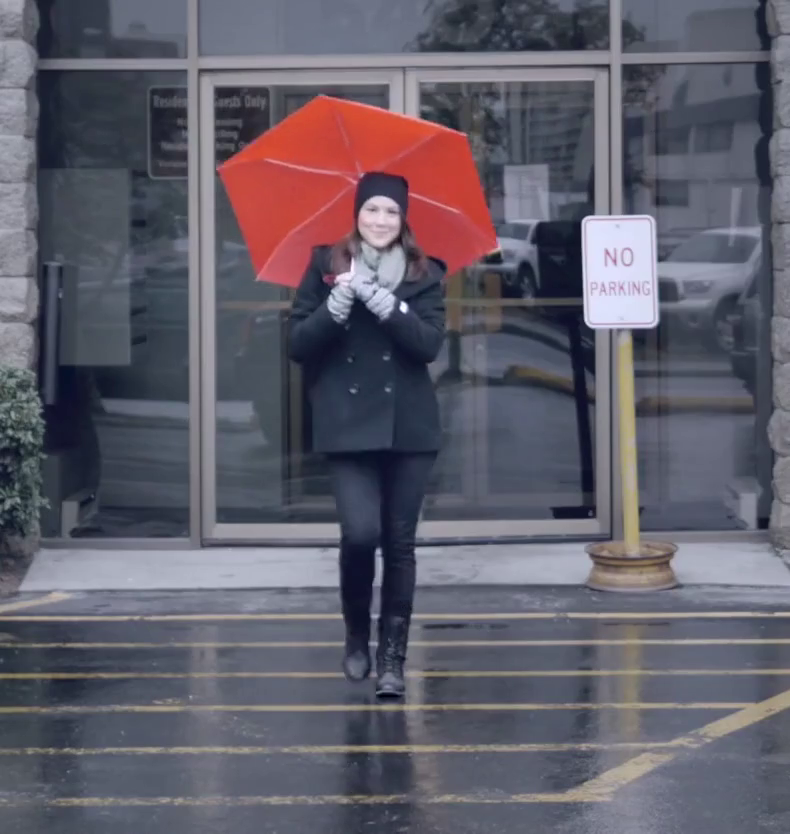
#> input picture frame 6 of ex6.17/input.mp4, 790 x 834 px, given in place of quantized.avi, which was not available
$ python ex6.17-decoder.py
#> lines starting #> are read from the running program, lines starting #| are printed output that depends on the picture; pictures that were not available may be replaced by others from this repository, and a replacement may not be noted
import cv2

# Program parameters
Q_PARAMETER = 1
GOP_MODE = False
GOP_SIZE = 4


f_cnt = 1
vid = cv2.VideoCapture('quantized.avi')
ret, first_frame = vid.read()
#> first_frame is the input picture: shape (834, 790, 3); mean B, G, R 105.7, 93.9, 97
first_frame = cv2.cvtColor(first_frame, cv2.COLOR_BGR2GRAY)
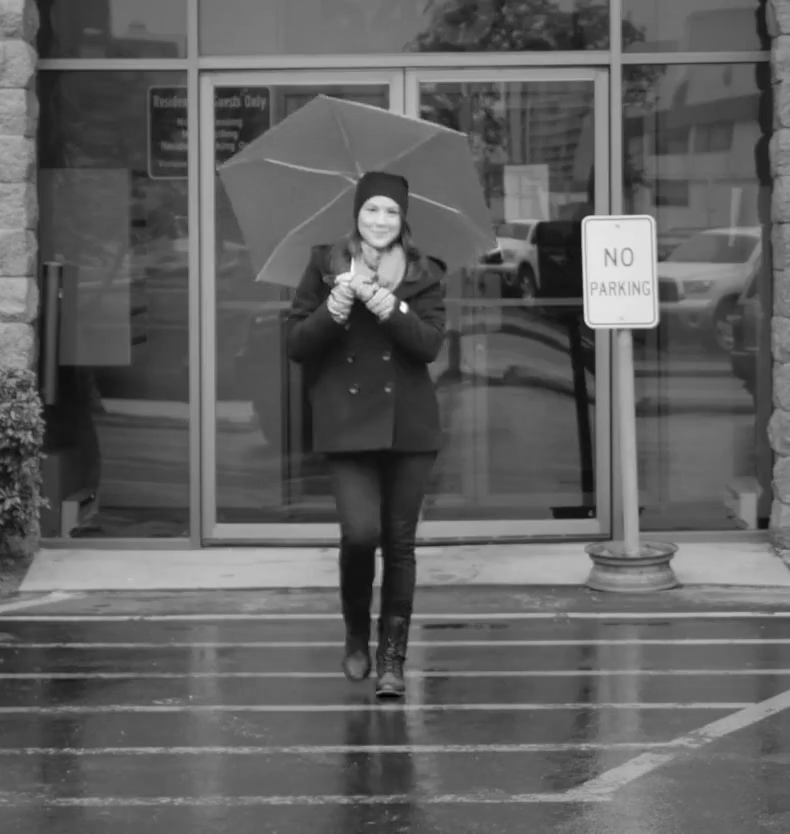
#> first_frame: shape (834, 790); min 1, max 254, mean 96.2

fourcc = cv2.VideoWriter_fourcc(*'XVID')
out = cv2.VideoWriter('output.avi', fourcc, int(vid.get(5)), (int(vid.get(3)), int(vid.get(4))), False)
out.write(first_frame)

prev_frame = first_frame
while vid.isOpened():
    ret, c_frame = vid.read()
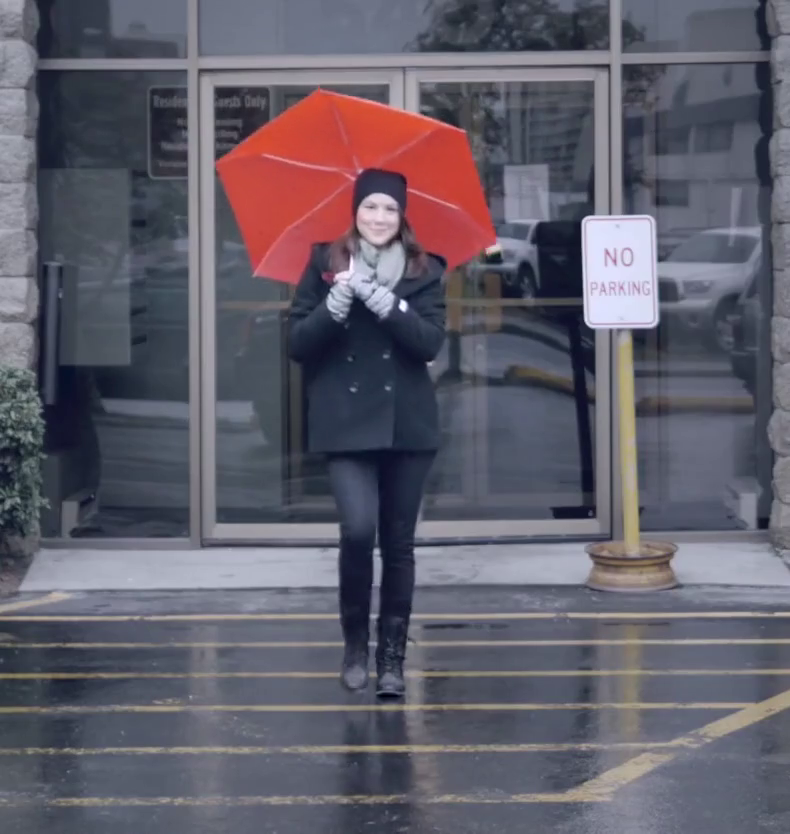
#> input picture frame 7 of ex6.17/input.mp4, 790 x 834 px, given in place of quantized.avi, which was not available
#> c_frame is the input picture: shape (834, 790, 3); mean B, G, R 105.9, 94, 97.3
    f_cnt += 1
    if not ret:
        break
    c_frame = cv2.cvtColor(c_frame, cv2.COLOR_BGR2GRAY)
#> c_frame: shape (834, 790)
    if GOP_MODE:
        if f_cnt % GOP_SIZE != 0:
            c_frame = (c_frame * Q_PARAMETER) + prev_frame
    else:
        c_frame = (c_frame * Q_PARAMETER) + prev_frame
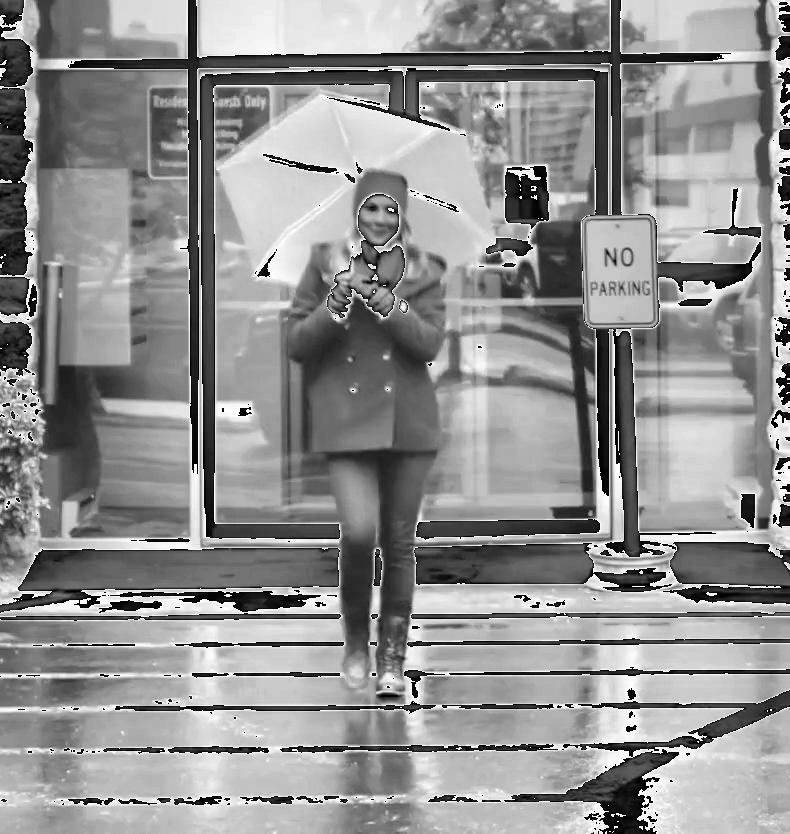
#> c_frame: shape (834, 790); min 0, max 255, mean 145
    prev_frame = c_frame
    out.write(c_frame)

vid.release()
out.release()

$ run again, starting later in the video
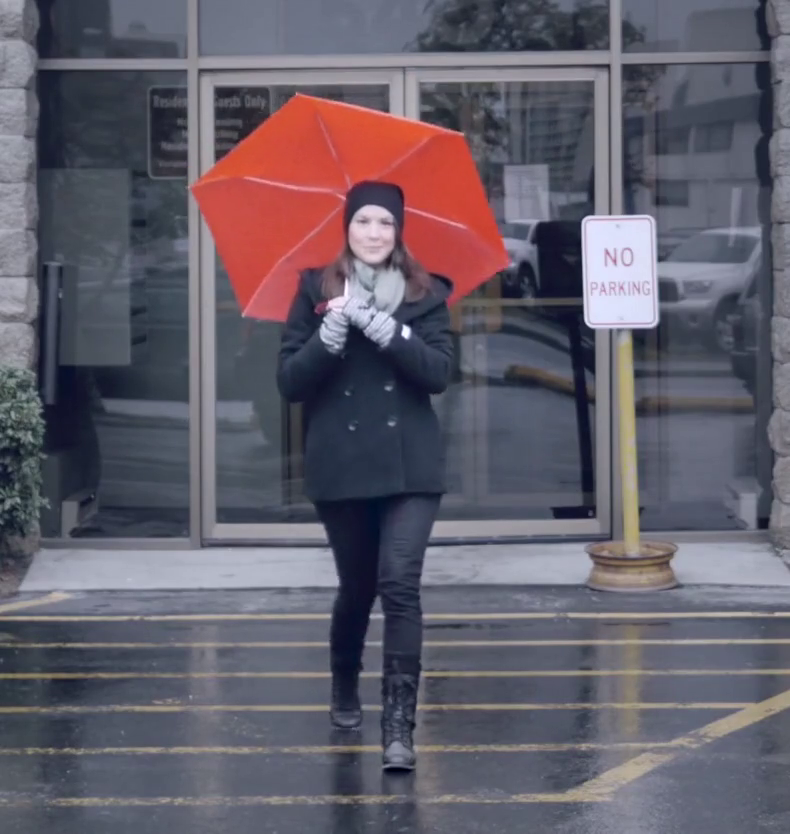
#> input picture frame 27 of ex6.17/input.mp4, 790 x 834 px, given in place of quantized.avi, which was not available
#> first_frame is the input picture: shape (834, 790, 3); mean B, G, R 105.5, 93.8, 98.9
#> first_frame: shape (834, 790)
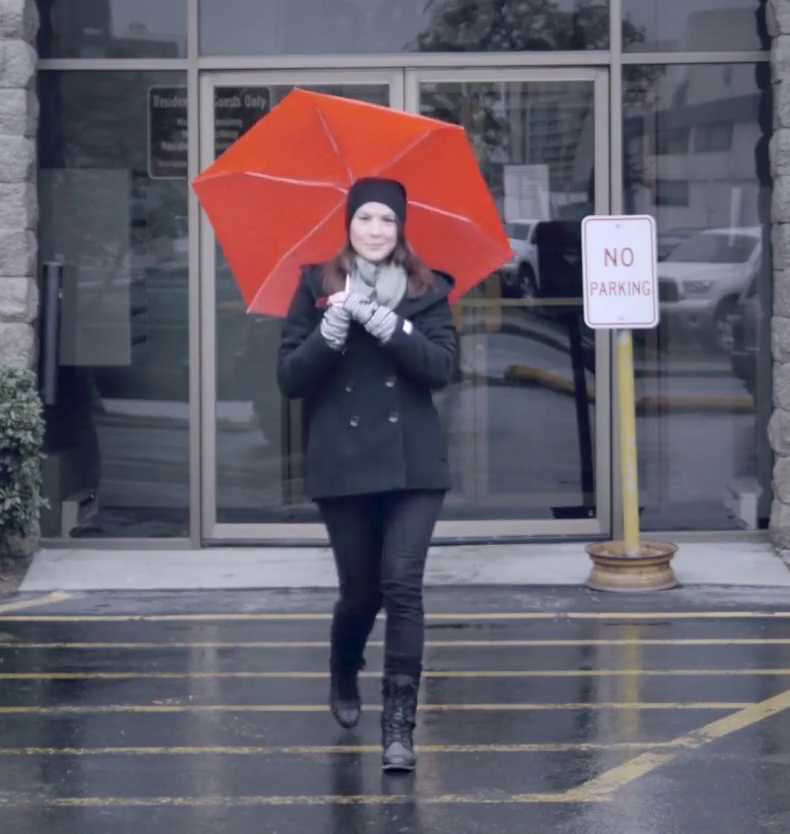
#> input picture frame 28 of ex6.17/input.mp4, 790 x 834 px, given in place of quantized.avi, which was not available
#> c_frame is the input picture: shape (834, 790, 3); mean B, G, R 105.4, 93.7, 98.8
#> `c_frame = (c_frame * Q_PARAMETER) + prev_frame`:
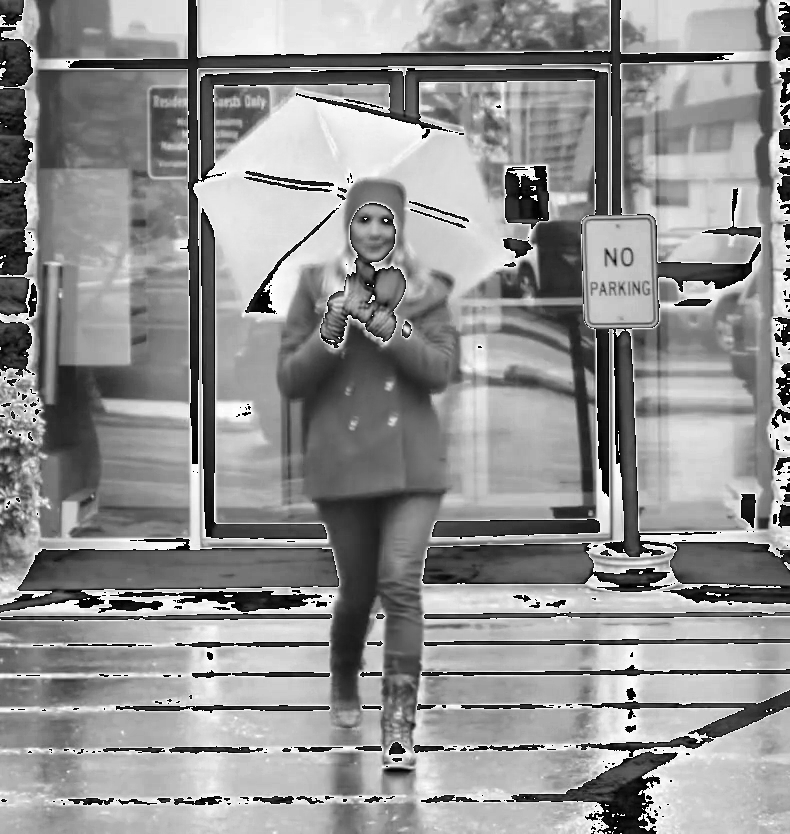
#> c_frame: shape (834, 790); min 0, max 255, mean 145.4

$ run again, starting later in the video
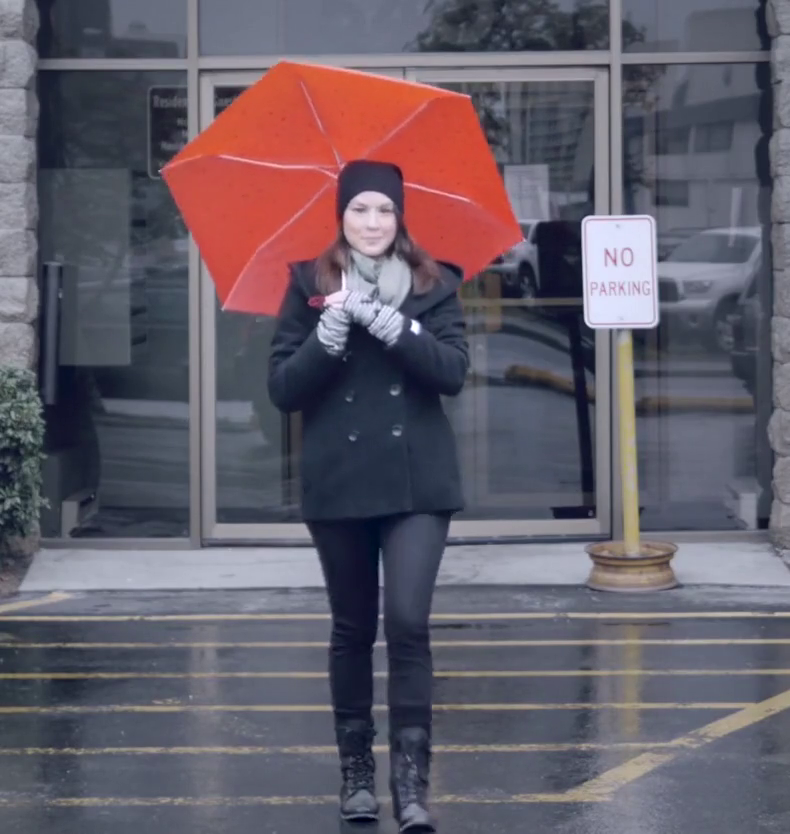
#> input picture frame 48 of ex6.17/input.mp4, 790 x 834 px, given in place of quantized.avi, which was not available
#> first_frame is the input picture: shape (834, 790, 3); mean B, G, R 104.1, 92.7, 99.9
#> first_frame: shape (834, 790)
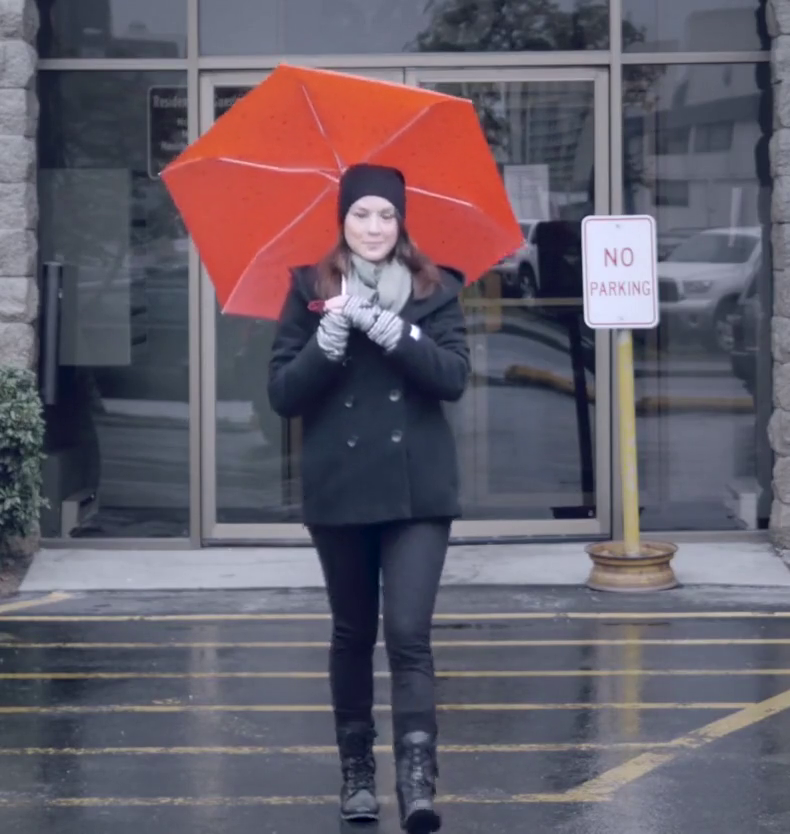
#> input picture frame 49 of ex6.17/input.mp4, 790 x 834 px, given in place of quantized.avi, which was not available
#> c_frame is the input picture: shape (834, 790, 3); mean B, G, R 104.2, 92.8, 100.2
#> `c_frame = (c_frame * Q_PARAMETER) + prev_frame`:
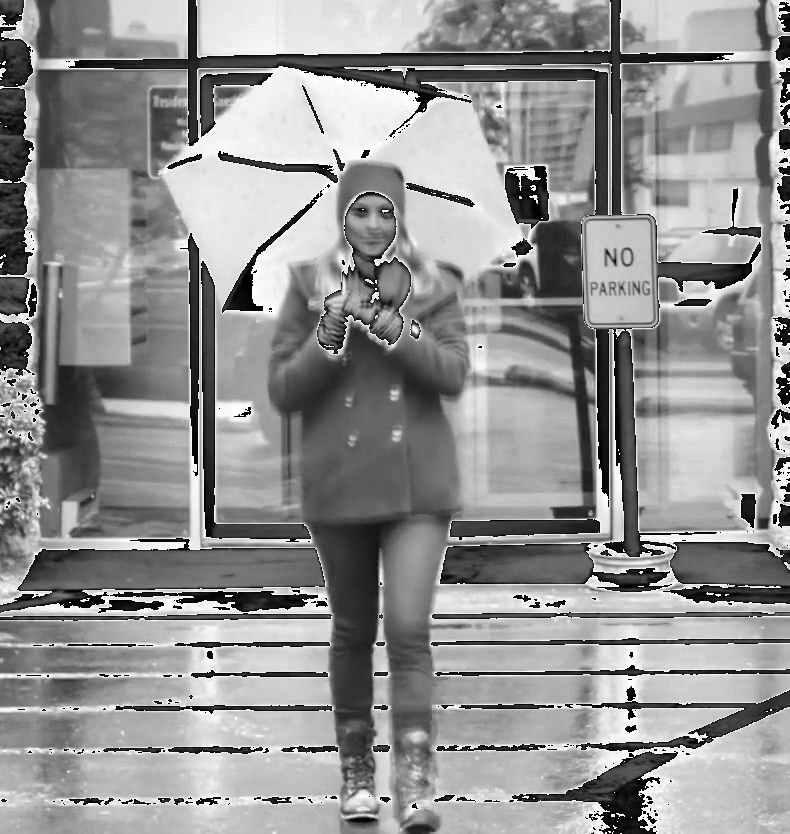
#> c_frame: shape (834, 790); min 0, max 255, mean 145.9
